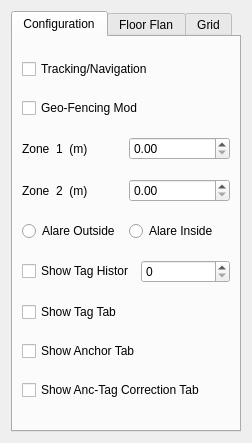
<?xml version="1.0" encoding="UTF-8"?>
<ui version="4.0">
 <class>setTab</class>
 <widget class="QWidget" name="setTab">
  <property name="geometry">
   <rect>
    <x>0</x>
    <y>0</y>
    <width>252</width>
    <height>443</height>
   </rect>
  </property>
  <property name="windowTitle">
   <string>Form</string>
  </property>
  <layout class="QGridLayout" name="gridLayout">
   <item row="0" column="0">
    <widget class="QTabWidget" name="tabWidget">
     <property name="currentIndex">
      <number>0</number>
     </property>
     <widget class="QWidget" name="tab_1">
      <attribute name="title">
       <string>Configuration</string>
      </attribute>
      <layout class="QGridLayout" name="gridLayout_2">
       <item row="0" column="0">
        <widget class="QCheckBox" name="checkBox_Trackking_2">
         <property name="text">
          <string>Tracking/Navigation</string>
         </property>
        </widget>
       </item>
       <item row="1" column="0">
        <widget class="QCheckBox" name="checkBox_Geo">
         <property name="text">
          <string>Geo-Fencing Mod</string>
         </property>
        </widget>
       </item>
       <item row="2" column="0">
        <layout class="QHBoxLayout" name="horizontalLayout">
         <item>
          <widget class="QLabel" name="label">
           <property name="text">
            <string>Zone  1  (m)</string>
           </property>
          </widget>
         </item>
         <item>
          <widget class="QDoubleSpinBox" name="doubleSpinBox">
           <property name="enabled">
            <bool>true</bool>
           </property>
           <property name="readOnly">
            <bool>false</bool>
           </property>
           <property name="keyboardTracking">
            <bool>true</bool>
           </property>
          </widget>
         </item>
        </layout>
       </item>
       <item row="3" column="0">
        <layout class="QHBoxLayout" name="horizontalLayout_2">
         <item>
          <widget class="QLabel" name="label_2">
           <property name="text">
            <string>Zone  2  (m)</string>
           </property>
          </widget>
         </item>
         <item>
          <widget class="QDoubleSpinBox" name="doubleSpinBox_2">
           <property name="readOnly">
            <bool>false</bool>
           </property>
          </widget>
         </item>
        </layout>
       </item>
       <item row="4" column="0">
        <layout class="QHBoxLayout" name="horizontalLayout_4">
         <item>
          <widget class="QRadioButton" name="radioButton_Out">
           <property name="text">
            <string>Alare Outside</string>
           </property>
          </widget>
         </item>
         <item>
          <widget class="QRadioButton" name="radioButton_In">
           <property name="text">
            <string>Alare Inside</string>
           </property>
          </widget>
         </item>
        </layout>
       </item>
       <item row="5" column="0">
        <layout class="QHBoxLayout" name="horizontalLayout_3">
         <item>
          <widget class="QCheckBox" name="checkBox_ShowTag">
           <property name="text">
            <string>Show Tag Histor</string>
           </property>
          </widget>
         </item>
         <item>
          <widget class="QSpinBox" name="spinBox"/>
         </item>
        </layout>
       </item>
       <item row="6" column="0">
        <widget class="QCheckBox" name="checkBox_ShowTagTab">
         <property name="text">
          <string>Show Tag Tab</string>
         </property>
        </widget>
       </item>
       <item row="7" column="0">
        <widget class="QCheckBox" name="checkBox_ShowAncTab">
         <property name="text">
          <string>Show Anchor Tab</string>
         </property>
        </widget>
       </item>
       <item row="8" column="0">
        <widget class="QCheckBox" name="checkBox_ShowCorTab">
         <property name="text">
          <string>Show Anc-Tag Correction Tab</string>
         </property>
        </widget>
       </item>
      </layout>
     </widget>
     <widget class="QWidget" name="tab_2">
      <attribute name="title">
       <string>Floor Flan</string>
      </attribute>
     </widget>
     <widget class="QWidget" name="tab_3">
      <attribute name="title">
       <string>Grid</string>
      </attribute>
      <layout class="QGridLayout" name="gridLayout_3">
       <item row="0" column="0" colspan="2">
        <layout class="QHBoxLayout" name="horizontalLayout_5">
         <item>
          <widget class="QLabel" name="label_3">
           <property name="text">
            <string>Width (m)</string>
           </property>
          </widget>
         </item>
         <item>
          <widget class="QDoubleSpinBox" name="doubleSpinBox_3"/>
         </item>
        </layout>
       </item>
       <item row="1" column="0" colspan="2">
        <layout class="QHBoxLayout" name="horizontalLayout_6">
         <item>
          <widget class="QLabel" name="label_4">
           <property name="text">
            <string>Height (m)</string>
           </property>
          </widget>
         </item>
         <item>
          <widget class="QDoubleSpinBox" name="doubleSpinBox_4"/>
         </item>
        </layout>
       </item>
       <item row="2" column="0">
        <spacer name="verticalSpacer_2">
         <property name="orientation">
          <enum>Qt::Vertical</enum>
         </property>
         <property name="sizeHint" stdset="0">
          <size>
           <width>20</width>
           <height>100</height>
          </size>
         </property>
        </spacer>
       </item>
       <item row="3" column="0" colspan="2">
        <widget class="QCheckBox" name="checkBox_ShowGrid">
         <property name="text">
          <string>Show Grid</string>
         </property>
        </widget>
       </item>
       <item row="4" column="1">
        <spacer name="verticalSpacer">
         <property name="orientation">
          <enum>Qt::Vertical</enum>
         </property>
         <property name="sizeHint" stdset="0">
          <size>
           <width>20</width>
           <height>268</height>
          </size>
         </property>
        </spacer>
       </item>
      </layout>
     </widget>
    </widget>
   </item>
  </layout>
 </widget>
 <resources/>
 <connections/>
</ui>
